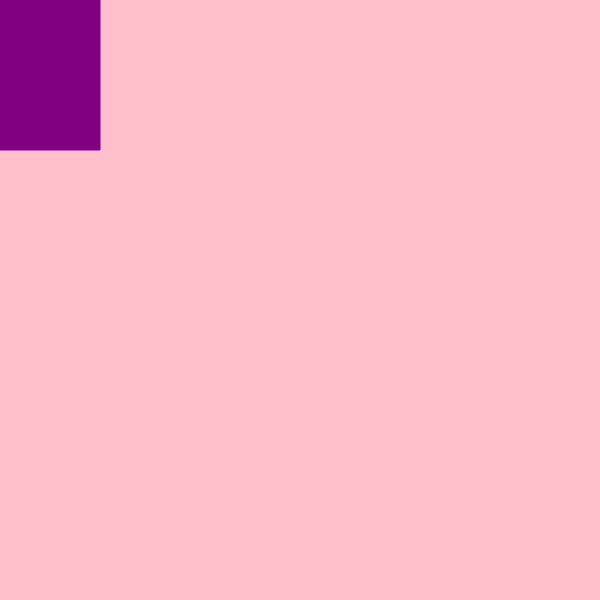
Frame 1 (no input)
Frame 60 (no input): identical to frame 1, image omitted
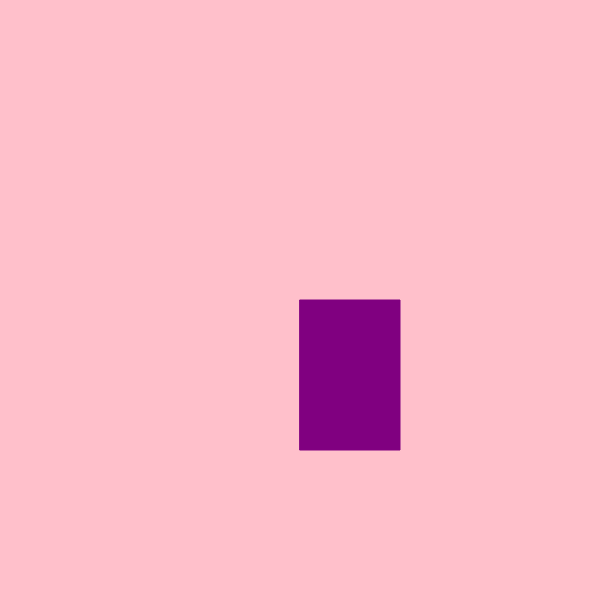
Frame 120 (the mouse pressed at the canvas centre since frame 60)

The p5.js sketch that drew these frames (run headless with seeded random() and noise() and a simulated clock; from frame 60 on, the mouse is pressed at the canvas centre):

// p5.js sketch
// ── sketch.js
function setup() {
    createCanvas(600, 600);
  }
  
  function draw() {
    background("pink");
    
  stroke("purple") 
    fill ("purple")  
    
    if(mouseIsPressed)
    console.log(mouseIsPressed)
    rect(mouseX, mouseY, 100, 150)
  
    
  }
